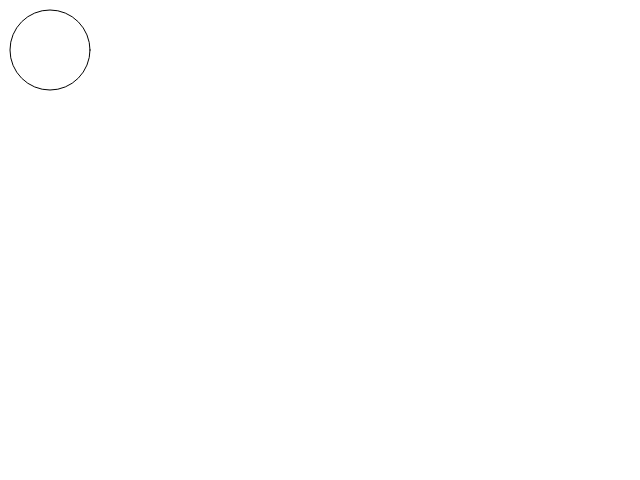
Frame 1 (no input)
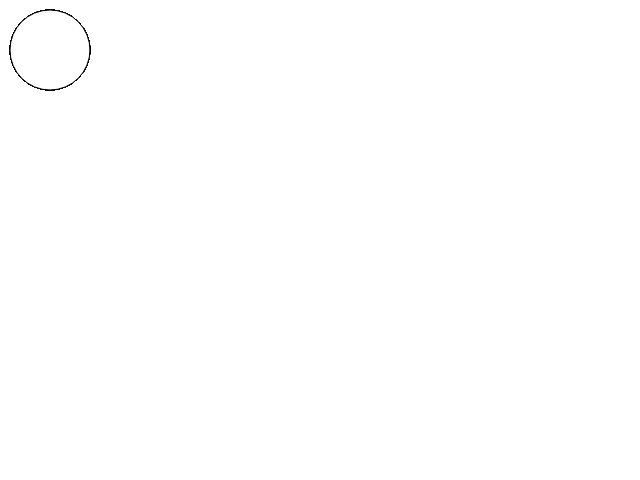
Frame 60 (no input)
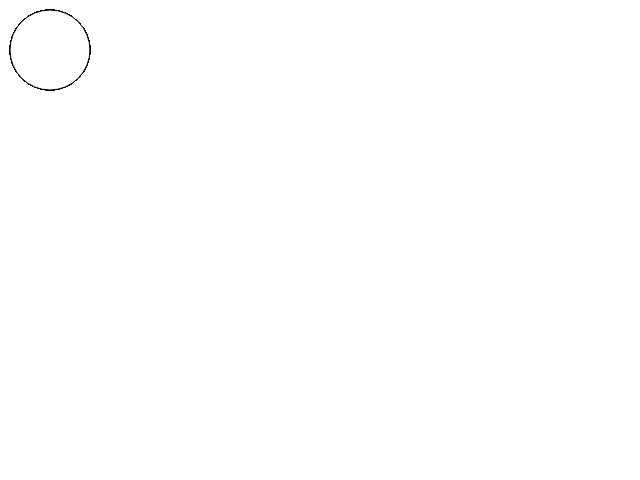
Frame 120 (the mouse pressed at the canvas centre since frame 60)

The p5.js sketch that drew these frames (run headless with seeded random() and noise() and a simulated clock; from frame 60 on, the mouse is pressed at the canvas centre):

// p5.js sketch
// ── sketch.js
function setup() {
createCanvas(640, 480);
}

function draw() {
ellipse(50, 50, 80, 80);
}
